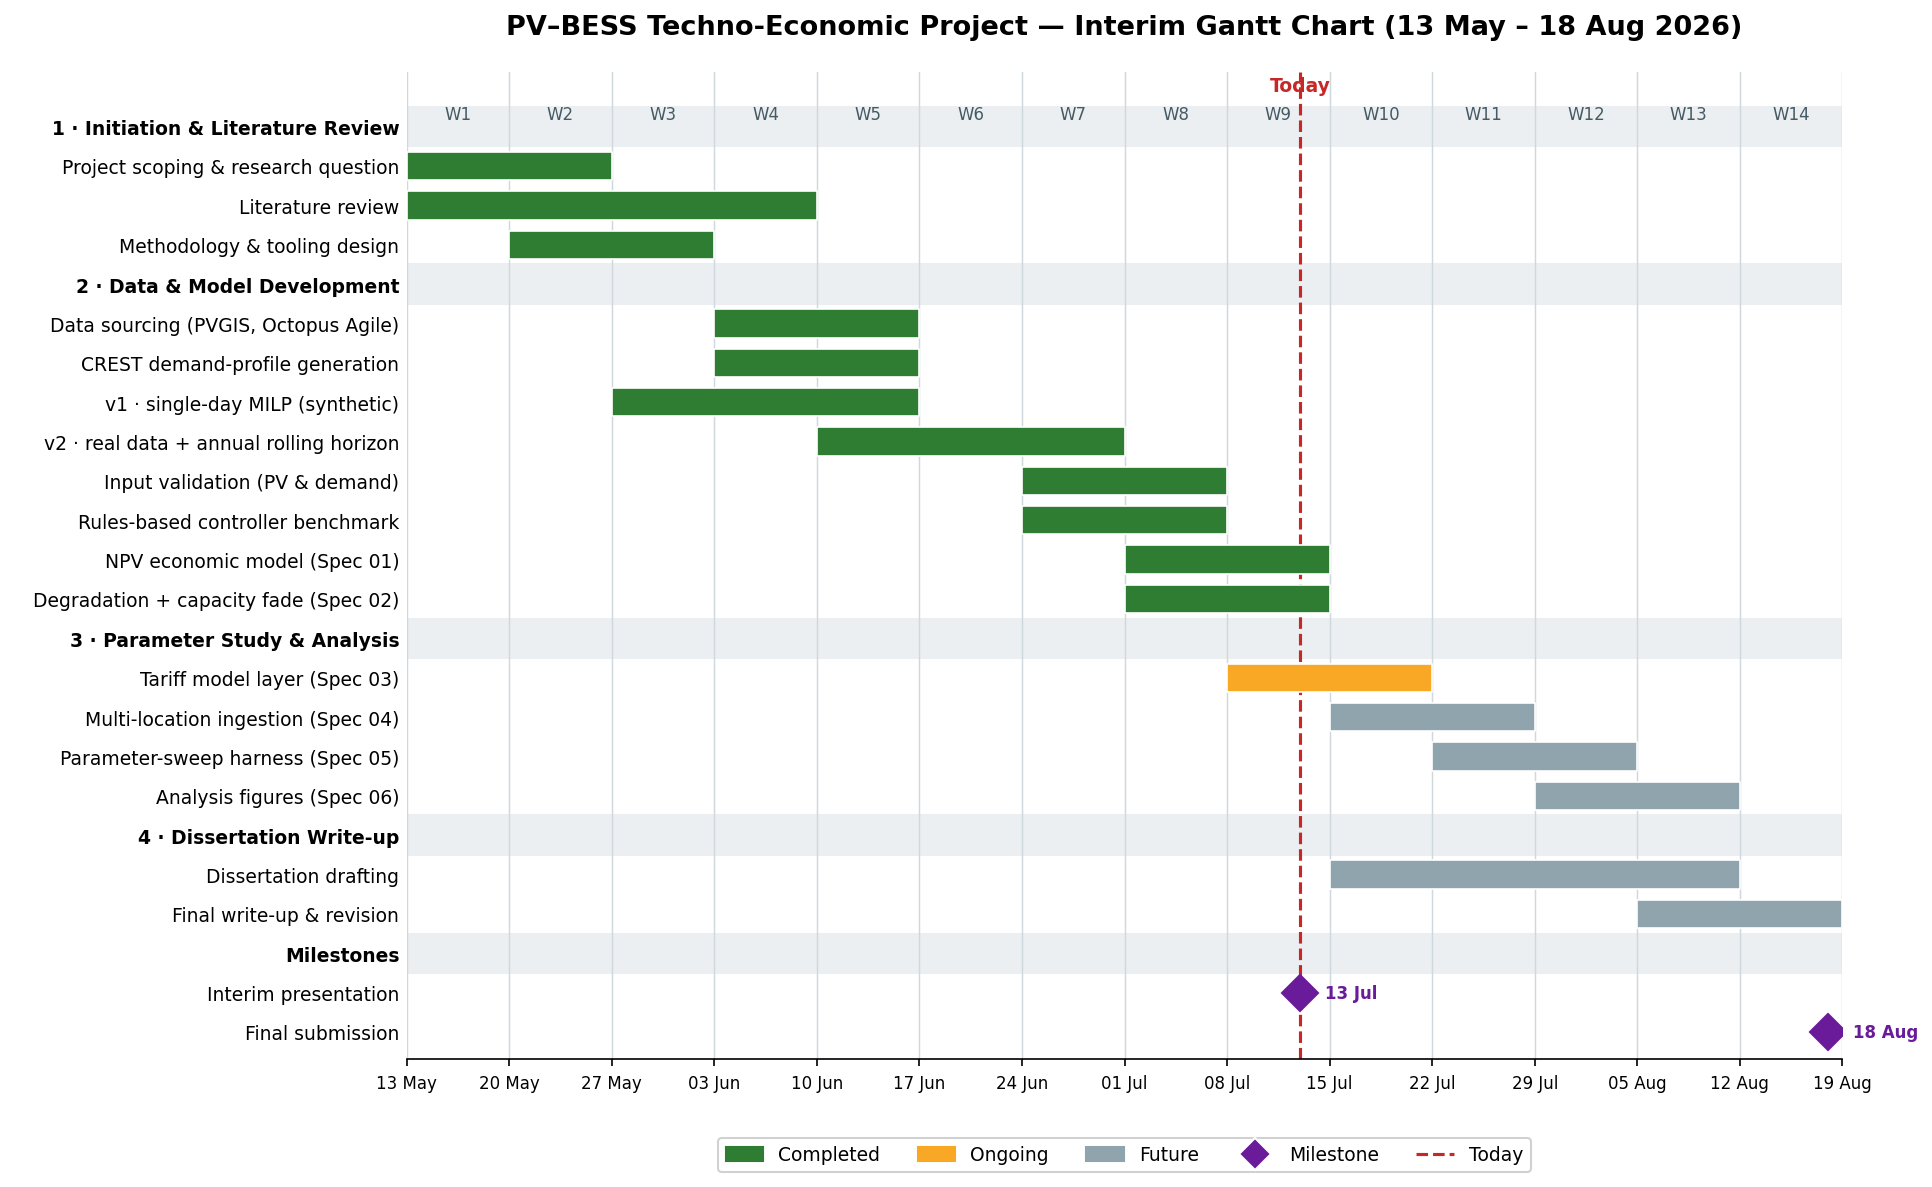

Here is the Python script that generated this plot:
"""Generate the interim-presentation Gantt chart for the PV-BESS project.

Timeline: 13/05/2026 -> 18/08/2026, batched into 14 weekly slots (W1..W14).
Tasks are grouped by phase and coloured by status (completed / ongoing /
future). Milestones are drawn as diamonds and a vertical line marks "today".

Run from the repository root:

    python docs/gantt_chart.py
"""

from __future__ import annotations

from datetime import date, timedelta
from pathlib import Path

import matplotlib.dates as mdates
import matplotlib.patches as mpatches
import matplotlib.pyplot as plt

OUT_PATH = Path(__file__).resolve().parent / "gantt_chart.png"

# --- Timeline -------------------------------------------------------------
BASE = date(2026, 5, 13)      # start of week 1
N_WEEKS = 14
TODAY = date(2026, 7, 13)

# Status styling
COLOURS = {
    "done": "#2E7D32",       # green  - completed
    "ongoing": "#F9A825",    # amber  - in progress
    "future": "#90A4AE",     # grey   - not started
}
MILESTONE_COLOUR = "#6A1B9A"


def wk_start(n: int) -> date:
    """First day of week n (1-indexed)."""
    return BASE + timedelta(days=7 * (n - 1))


def wk_end(n: int) -> date:
    """Day after the last day of week n (exclusive right edge)."""
    return BASE + timedelta(days=7 * n)


# --- Task definition ------------------------------------------------------
# Each task: (label, start_week, end_week, status). Spans are inclusive of
# both week numbers, e.g. (1, 4) => start of W1 to end of W4.
PHASES = [
    ("1 \u00b7 Initiation & Literature Review", [
        ("Project scoping & research question", 1, 2, "done"),
        ("Literature review", 1, 4, "done"),
        ("Methodology & tooling design", 2, 3, "done"),
    ]),
    ("2 \u00b7 Data & Model Development", [
        ("Data sourcing (PVGIS, Octopus Agile)", 4, 5, "done"),
        ("CREST demand-profile generation", 4, 5, "done"),
        ("v1 \u00b7 single-day MILP (synthetic)", 3, 5, "done"),
        ("v2 \u00b7 real data + annual rolling horizon", 5, 7, "done"),
        ("Input validation (PV & demand)", 7, 8, "done"),
        ("Rules-based controller benchmark", 7, 8, "done"),
        ("NPV economic model (Spec 01)", 8, 9, "done"),
        ("Degradation + capacity fade (Spec 02)", 8, 9, "done"),
    ]),
    ("3 \u00b7 Parameter Study & Analysis", [
        ("Tariff model layer (Spec 03)", 9, 10, "ongoing"),
        ("Multi-location ingestion (Spec 04)", 10, 11, "future"),
        ("Parameter-sweep harness (Spec 05)", 11, 12, "future"),
        ("Analysis figures (Spec 06)", 12, 13, "future"),
    ]),
    ("4 \u00b7 Dissertation Write-up", [
        ("Dissertation drafting", 10, 13, "future"),
        ("Final write-up & revision", 13, 14, "future"),
    ]),
]

MILESTONES = [
    ("Interim presentation", date(2026, 7, 13)),
    ("Final submission", date(2026, 8, 18)),
]


def build_rows():
    """Flatten phases/milestones into a top-to-bottom ordered row list."""
    rows = []
    for phase_name, tasks in PHASES:
        rows.append(("header", phase_name))
        for label, a, b, status in tasks:
            rows.append(("task", label, a, b, status))
    rows.append(("header", "Milestones"))
    for label, when in MILESTONES:
        rows.append(("milestone", label, when))
    return rows


def main() -> None:
    rows = build_rows()
    n = len(rows)

    fig, ax = plt.subplots(figsize=(13, 8))

    yticks, yticklabels, bold_flags = [], [], []
    bar_h = 0.72

    for i, row in enumerate(rows):
        y = n - i  # top row gets the highest y
        yticks.append(y)

        if row[0] == "header":
            _, text = row
            # Faint full-width band to separate phase groups.
            ax.axhspan(y - 0.5, y + 0.5, color="#ECEFF1", zorder=0)
            yticklabels.append(text)
            bold_flags.append(True)
            continue

        bold_flags.append(False)

        if row[0] == "task":
            _, label, a, b, status = row
            x0 = mdates.date2num(wk_start(a))
            x1 = mdates.date2num(wk_end(b))
            ax.broken_barh(
                [(x0, x1 - x0)], (y - bar_h / 2, bar_h),
                facecolors=COLOURS[status], edgecolor="white", linewidth=0.8,
                zorder=3,
            )
            yticklabels.append("   " + label)

        elif row[0] == "milestone":
            _, label, when = row
            x = mdates.date2num(when)
            ax.plot(x, y, marker="D", markersize=12, color=MILESTONE_COLOUR,
                    zorder=4)
            ax.annotate(f"{when:%d %b}", (x, y), xytext=(12, 0),
                        textcoords="offset points", va="center", ha="left",
                        fontsize=8, color=MILESTONE_COLOUR, fontweight="bold")
            yticklabels.append("   " + label)

    # --- Today marker -----------------------------------------------------
    today_x = mdates.date2num(TODAY)
    ax.axvline(today_x, color="#C62828", linestyle="--", linewidth=1.5, zorder=2)
    ax.annotate("Today", (today_x, n + 0.9), color="#C62828", fontsize=9,
                ha="center", fontweight="bold")

    # --- Week grid + labels ----------------------------------------------
    for wk in range(1, N_WEEKS + 2):
        ax.axvline(mdates.date2num(wk_start(wk)), color="#CFD8DC",
                   linewidth=0.7, zorder=1)
    for wk in range(1, N_WEEKS + 1):
        mid = mdates.date2num(wk_start(wk)) + 3.5
        ax.annotate(f"W{wk}", (mid, n + 0.2), ha="center", fontsize=8,
                    color="#455A64")

    # --- Axes cosmetics ---------------------------------------------------
    ax.set_yticks(yticks)
    ax.set_yticklabels(yticklabels, fontsize=9)
    for lbl, bold in zip(ax.get_yticklabels(), bold_flags):
        if bold:
            lbl.set_fontweight("bold")
    ax.tick_params(axis="y", length=0)

    ax.set_xlim(mdates.date2num(wk_start(1)), mdates.date2num(wk_end(N_WEEKS)))
    ax.set_ylim(0.3, n + 1.4)
    ax.xaxis.set_major_locator(mdates.WeekdayLocator(byweekday=mdates.WE))
    ax.xaxis.set_major_formatter(mdates.DateFormatter("%d %b"))
    ax.tick_params(axis="x", labelsize=8)
    plt.setp(ax.get_xticklabels(), rotation=0)

    for spine in ("top", "right", "left"):
        ax.spines[spine].set_visible(False)

    ax.set_title(
        "PV\u2013BESS Techno-Economic Project \u2014 Interim Gantt Chart "
        "(13 May \u2013 18 Aug 2026)",
        fontsize=13, fontweight="bold", pad=18,
    )

    # --- Legend -----------------------------------------------------------
    handles = [
        mpatches.Patch(color=COLOURS["done"], label="Completed"),
        mpatches.Patch(color=COLOURS["ongoing"], label="Ongoing"),
        mpatches.Patch(color=COLOURS["future"], label="Future"),
        plt.Line2D([0], [0], marker="D", color="w",
                   markerfacecolor=MILESTONE_COLOUR, markersize=11,
                   label="Milestone"),
        plt.Line2D([0], [0], color="#C62828", linestyle="--", label="Today"),
    ]
    ax.legend(handles=handles, loc="upper center", bbox_to_anchor=(0.5, -0.07),
              ncol=5, fontsize=9, frameon=True, framealpha=0.9)

    fig.tight_layout()
    fig.savefig(OUT_PATH, dpi=150, bbox_inches="tight")
    print(f"Saved Gantt chart to {OUT_PATH}")


if __name__ == "__main__":
    main()
